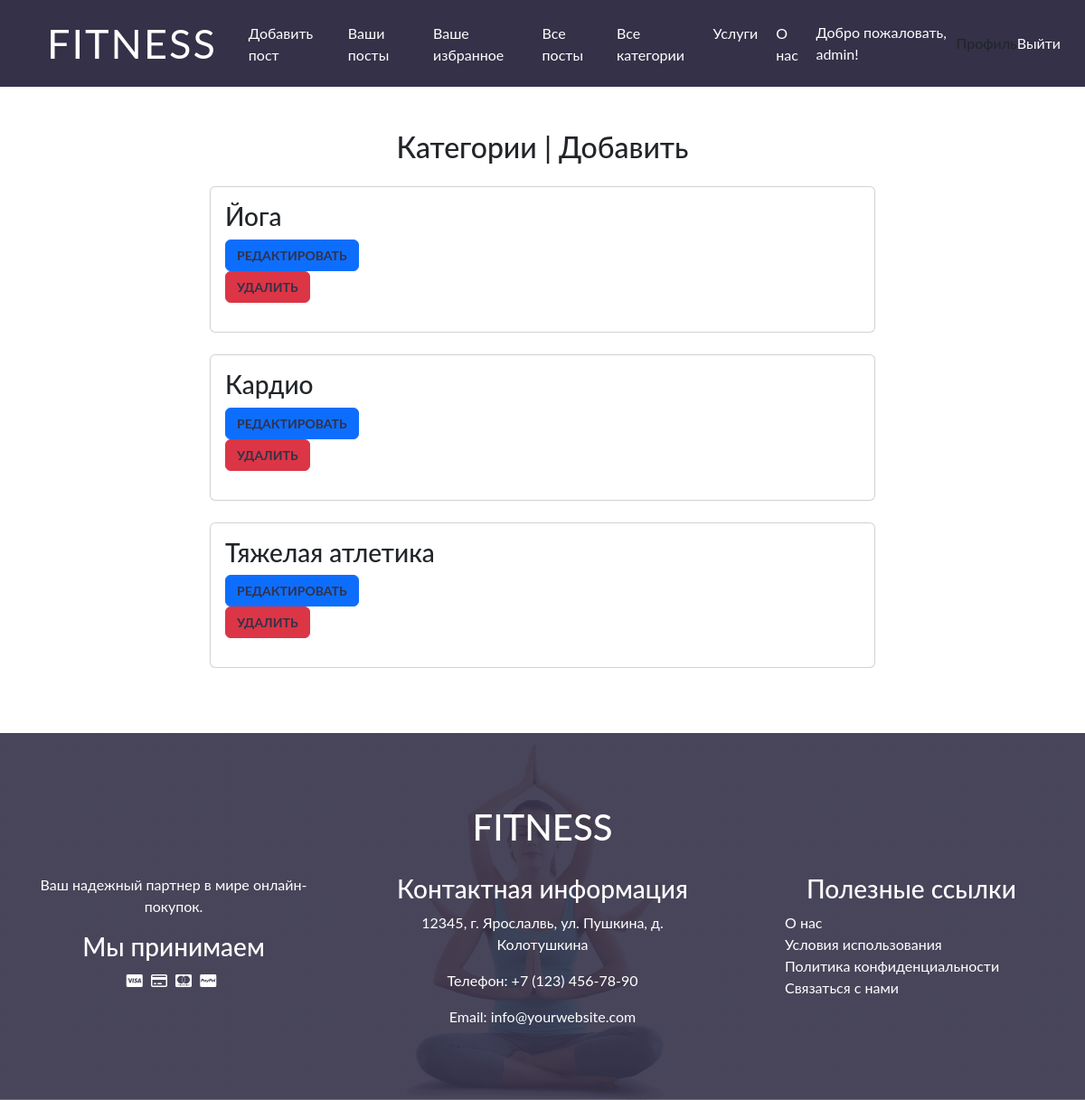
Page /categories/ (signed in) on the committed database.
### blog/models.py (models this page shows, shortened)
class Category(models.Model):
    name = models.CharField(max_length=100)
    class Meta:
        verbose_name = 'Категория'
        verbose_name_plural = 'Категории'

### blog/views.py (the view, shortened to what this page needs)
# urls.py: path('categories/', CategoryListView.as_view(), name='categories'),
class CategoryListView(LoginRequiredMixin, View):
    def get(self, request):
        categories = Category.objects.all()
        form = CategoryForm()
        return render(request, 'admin/categories.html', {'categories': categories, 'form': form})

### blog/forms.py
class CategoryForm(forms.ModelForm):
    class Meta:
        model = Category
        fields = ['name']
        labels = {
            'name': 'Название',
        }

### templates/admin/categories.html (shortened to what this page needs)
{% include 'scheme/staticlinks.html' %}
{% include 'scheme/navbar.html' %}
<div class="d-flex flex-column min-vh-100">
    <div class="container my-5 flex-grow-1">
        <div class="row justify-content-center">
            <div class="col-md-8">
                <h2 class="text-center mb-4">Категории | <a href="{% url 'add_category' %}">Добавить</a></h2>
                {% for category in categories %}
                <div class="card mb-4">
                    <div class="card-body">
                        <h3 class="card-title">{{ category.name }}</h3>
                            <a href="{% url 'edit_category' category.id %}" class="btn btn-primary">Редактировать</a>
                        <form method="post" action="{% url 'delete_category' category.id %}">
                            <input type="submit" value="Удалить" class="btn btn-danger">
                        </form>
                    </div>
                </div>
                {% endfor %}
            </div>
        </div>
    </div>
    {% include 'scheme/footer.html' %}
</div>

### templates/scheme/navbar.html (shortened to what this page needs)
<div class="navbar navbar-expand-lg bg-dark navbar-dark">
    <div class="container-fluid">
        <a href="/" class="navbar-brand">Fitness</a>
        <div class="collapse navbar-collapse justify-content-between" id="navbarCollapse">
            <div class="navbar-nav ml-auto">
                {% if user.is_authenticated %}
                <a href="{% url 'post_new' %}" class="nav-item nav-link">Добавить пост</a>
                <a href="{% url 'user_posts' %}" class="nav-item nav-link">Ваши посты</a>
                <a href="{% url 'favorites_list' %}" class="nav-item nav-link">Ваше избранное</a>
                {% if user.is_superuser %}
                <a href="{% url 'all_posts' %}" class="nav-item nav-link">Все посты</a>
                <a href="{% url 'categories' %}" class="nav-item nav-link">Все категории</a>
                {% endif %}
                <a href="{% url 'services' %}" class="nav-item nav-link">Услуги</a>
                <a href="{% url 'about_us' %}" class="nav-item nav-link">О нас</a>
                {% endif %}
            </div>
            {% if user.is_authenticated %}
            <div class="custom_nav_div">
                <span class="nav-item nav-link ml-auto custom_welcome_msg">Добро пожаловать, {{ user.username }}!</span>
                <a href="{% url 'view_profile' %}" class="nav-item nav-link">Профиль</a>
                <a class="nav-item nav-link custom_logout_btn" href="{% url 'logout' %}">Выйти</a>
            </div>
            {% else %}
            <div class="custom_nav_div">
                <a href="{% url 'login' %}" class="nav-item nav-link custom_login_btn">Войти</a> /
                <a href="{% url 'signup' %}" class="nav-item nav-link custom_signup_btn">Зарегистрироваться</a>
            </div>
            {% endif %}
        </div>
    </div>
</div>

### static/css/styles.css (style rules this page uses)
.btn { font-size: 14px; font-weight: 700; text-transform: uppercase; color: #343148; transition: .3s; }

### static/css/footer.css (style rules this page uses)
.container { flex-grow: 1; }

### static/css/navbar.css (style rules this page uses)
.custom_nav_div { display: flex; align-items: center; }
.custom_welcome_msg { color: white; }
.custom_logout_btn { color: white; }
a, u { text-decoration: none; color: inherit; }
.navbar { padding: 15px; background: #343148 !important; z-index: 9999; }
.navbar .navbar-brand { margin: 25px; color:#fff; font-size:45px; line-height:0; text-transform:uppercase; letter-spacing:2px; transition:.5s }
.navbar-dark .navbar-nav .nav-link, .navbar-dark .navbar-nav .nav-link:focus, .navbar-dark .navbar-nav .nav-link:hover, .navbar-dark .navbar-nav .nav-link.active { padding:10px 10px 8px; color:#fff }

### rows in the picture
Category: name "Йога"
Category: name "Кардио"
Category: name "Тяжелая атлетика"

### other values in the picture
{{ user.username }} "admin"
